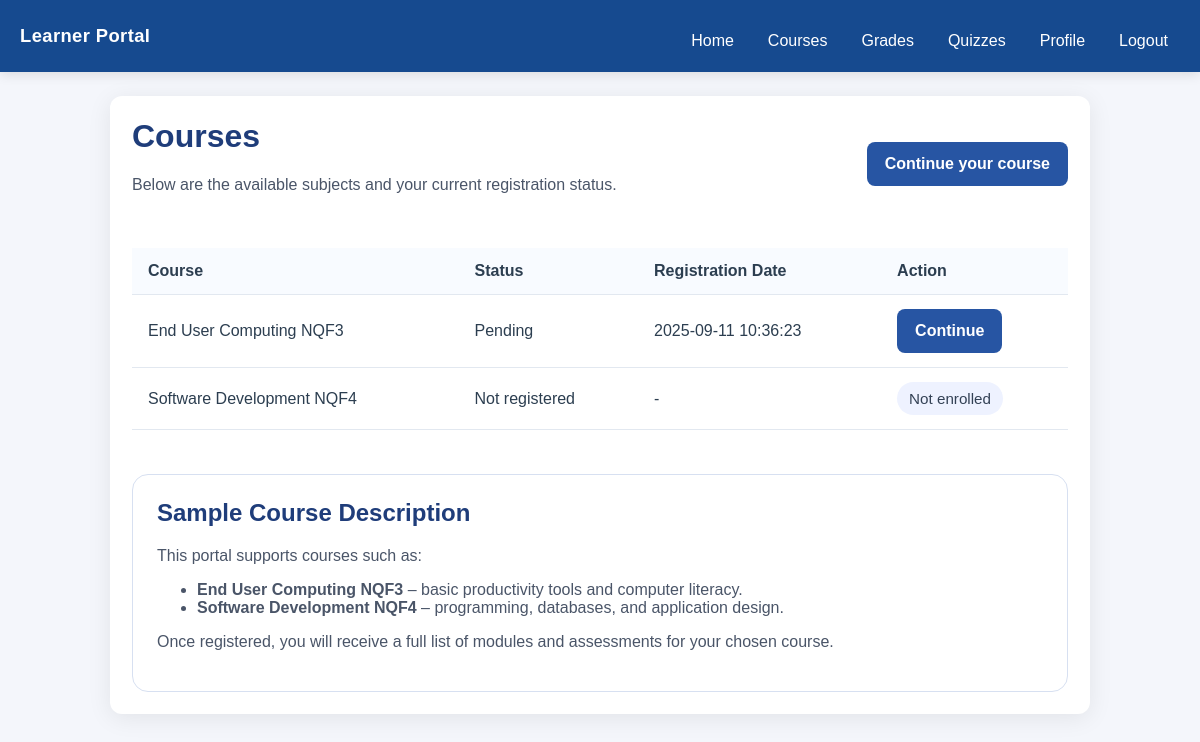
The app's page /courses.php (signed in) with its own data.
### tables this page shows
CREATE TABLE `registrations` (
  `id` int(11) NOT NULL,
  `user_id` int(11) DEFAULT NULL,
  `subject_id` int(11) DEFAULT NULL,
  `status` enum('Pending','Approved','Rejected') NOT NULL DEFAULT 'Pending',
  `registration_date` timestamp NOT NULL DEFAULT current_timestamp(),
  `email` varchar(255) DEFAULT NULL
);

CREATE TABLE `subjects` (
  `id` int(11) NOT NULL,
  `name` varchar(100) NOT NULL
);

### courses.php (the view, shortened to what this page needs)
<?php
require_once __DIR__ . '/includes/app.php';
$mysqli = db_connect();
$user_id = $_SESSION['user_id'];
$cachedCourses = cache_get('subjects_for_user_' . $user_id, 300);
if ($cachedCourses !== null) {
    $courses = $cachedCourses;
} else {
    $stmt = $mysqli->prepare(
        "SELECT s.id, s.name,
                COALESCE(r.status, 'Not registered') AS status,
                r.registration_date
         FROM subjects s
         LEFT JOIN registrations r ON s.id = r.subject_id AND r.user_id = ?");
    $stmt->bind_param('i', $user_id);
    $stmt->execute();
    $result = $stmt->get_result();
    $courses = $result->fetch_all(MYSQLI_ASSOC);
}
$enrolledCourses = array_filter($courses, function ($course) {
    return !empty($course['status']) && strtolower($course['status']) !== 'not registered';
});
$firstEnrolled = reset($enrolledCourses);
?>
<!DOCTYPE html>
<html lang="en">
<head>
  <?php render_stylesheet(); ?>
</head>
<body>
  <?php render_navigation(); ?>
  <div class="page-container course-page">
    <div class="courses-header">
      <div>
        <h1>Courses</h1>
        <p>Below are the available subjects and your current registration status.</p>
      </div>
      <?php if (!empty($firstEnrolled)): ?>
        <div class="course-actions">
          <a href="modules/module1/index.php" class="btn btn-primary">Continue your course</a>
        </div>
      <?php endif; ?>
    </div>
    <table class="course-table">
      <tr>
        <th>Course</th>
        <th>Status</th>
        <th>Registration Date</th>
        <th>Action</th>
      </tr>
      <?php foreach ($courses as $course): ?>
        <tr>
          <td><?php echo htmlspecialchars($course['name']); ?></td>
          <td><?php echo htmlspecialchars($course['status']); ?></td>
          <td><?php echo htmlspecialchars($course['registration_date'] ?: '-'); ?></td>
          <td>
            <?php if (!empty($course['status']) && strtolower($course['status']) !== 'not registered'): ?>
              <a href="modules/module1/index.php" class="btn btn-soft">Continue</a>
            <?php else: ?>
              <span class="course-label">Not enrolled</span>
            <?php endif; ?>
          </td>
        </tr>
      <?php endforeach; ?>
    </table>
    <div class="alert-box course-info-card">
      <h2>Sample Course Description</h2>
      <p>This portal supports courses such as:</p>
      <ul>
        <li><strong>End User Computing NQF3</strong> – basic productivity tools and computer literacy.</li>
        <li><strong>Software Development NQF4</strong> – programming, databases, and application design.</li>
      </ul>
      <p>Once registered, you will receive a full list of modules and assessments for your chosen course.</p>
    </div>
  </div>
</body>
</html>

### includes/app.php (shortened to what this page needs)
<?php
function html_escape(string $value): string
{
    return htmlspecialchars($value, ENT_QUOTES | ENT_SUBSTITUTE, 'UTF-8');
}
function site_base_url(): string
{
    $documentRoot = realpath($_SERVER['DOCUMENT_ROOT'] ?? '') ?: '';
    $appPath = realpath(APP_BASE_PATH) ?: '';
    $baseUrl = '';
    if ($documentRoot && $appPath && str_starts_with($appPath, $documentRoot)) {
        $relative = substr($appPath, strlen($documentRoot));
        $baseUrl = str_replace('\\', '/', $relative);
    }
    return rtrim($baseUrl ?: '', '/') ?: '';
}
function asset_url(string $path): string
{
    $baseUrl = site_base_url();
    $assetPath = trim(ASSETS_URL, '/') . '/' . ltrim($path, '/');
    return ($baseUrl ? '/' . ltrim($baseUrl, '/') : '') . '/' . $assetPath;
}
function render_stylesheet(string $stylesheet = 'css/style.css'): void
{
    echo '<link rel="stylesheet" href="' . html_escape(asset_url($stylesheet)) . '">';
}
function render_navigation(): void
{
    $links = [
        'index.php' => 'Home',
        'courses.php' => 'Courses',
        'grades.php' => 'Grades',
        'quizzes.php' => 'Quizzes',
        'profile.php' => 'Profile',
    ];
    echo '<header class="topbar">';
    echo '<div class="brand">Learner Portal</div>';
    echo '<div class="nav-links">';
    foreach ($links as $href => $label) {
        echo '<a href="' . $href . '">' . htmlspecialchars($label) . '</a>';
    }
    $loggedIn = !empty($_SESSION['user_id']) || !empty($_SESSION['admin_logged_in']);
    if ($loggedIn) {
        echo '<a href="logout.php">Logout</a>';
    } else {
        echo '<a href="login.php">Login</a>';
    }
    echo '</div>';
    echo '</header>';
}

### assets/css/style.css (style rules this page uses)
* { box-sizing: border-box; }
body { font-family: Arial, sans-serif; background: #f4f6fb; color: #2c3e50; margin: 0; padding: 0; }
.btn { display: inline-flex; align-items: center; justify-content: center; border: none; border-radius: 10px; padding: 11px 18px; font-weight: 600; cursor: pointer; transition: transform 0.2s ease, background 0.2s ease, color 0.2s ease; text-decoration: none; }
.btn-primary { background: #164a8f; color: #ffffff; }
.btn-soft { background: rgba(22, 74, 143, 0.1); color: #164a8f; }
.module-page, .quiz-page, .course-page { display: grid; gap: 20px; }
.course-page { max-width: 100%; }
.module-page .module-card, .quiz-page .module-card, .course-page .course-info-card { background: #ffffff; border: 1px solid #d7e0f1; padding: 24px; border-radius: 16px; }
.course-page .courses-header { display: flex; align-items: center; justify-content: space-between; gap: 18px; flex-wrap: wrap; margin-bottom: 18px; }
.course-page .course-table { width: 100%; border-collapse: collapse; }
.course-page .course-table th, .course-page .course-table td { text-align: left; padding: 14px 16px; border-bottom: 1px solid #e2e8f0; }
.course-page .course-table th { background: #f8fbff; font-weight: 700; }
.course-page .course-label { display: inline-flex; padding: 8px 12px; background: #eef2ff; color: #334155; border-radius: 999px; font-size: 0.95rem; }
.topbar { position: sticky; top: 0; z-index: 1000; background: #164a8f; color: #ffffff; padding: 14px 20px; display: flex; align-items: center; justify-content: space-between; flex-wrap: wrap; box-shadow: 0 2px 12px rgba(0, 0, 0, 0.12); }
.topbar .brand { font-size: 1.15rem; font-weight: 700; letter-spacing: 0.4px; }
.topbar .nav-links { display: flex; flex-wrap: wrap; gap: 10px; margin-top: 10px; }
.topbar a, .topbar .btn-link { color: #ffffff; text-decoration: none; padding: 8px 12px; border-radius: 6px; transition: background 0.2s ease; }
.page-container { max-width: 980px; margin: 24px auto; padding: 22px; background: #ffffff; border-radius: 12px; box-shadow: 0 4px 24px rgba(0, 0, 0, 0.08); }
h1, h2, h3 { color: #1f3d7a; margin-top: 0; }
p, li, dt, dd, label { color: #4a5568; }
.btn, input[type="submit"], button { display: inline-flex; align-items: center; justify-content: center; min-height: 44px; padding: 0 18px; border: none; border-radius: 8px; background: #2755a3; color: #ffffff; font-weight: 600; cursor: pointer; transition: transform 0.15s ease, background 0.15s ease; }
.alert-box { margin-top: 24px; padding: 18px; background: #eef5ff; border-left: 4px solid #2755a3; border-radius: 8px; }

### records on screen
registrations: subject.name "End User Computing NQF3", status "Pending", registration_date "2025-09-11 10:36:23", shows "Continue"
subjects: name "Software Development NQF4", status "Not registered", registration_date "-", shows "Not enrolled"

### other values on screen
$label "Home"
$label "Courses"
$label "Grades"
$label "Quizzes"
$label "Profile"
